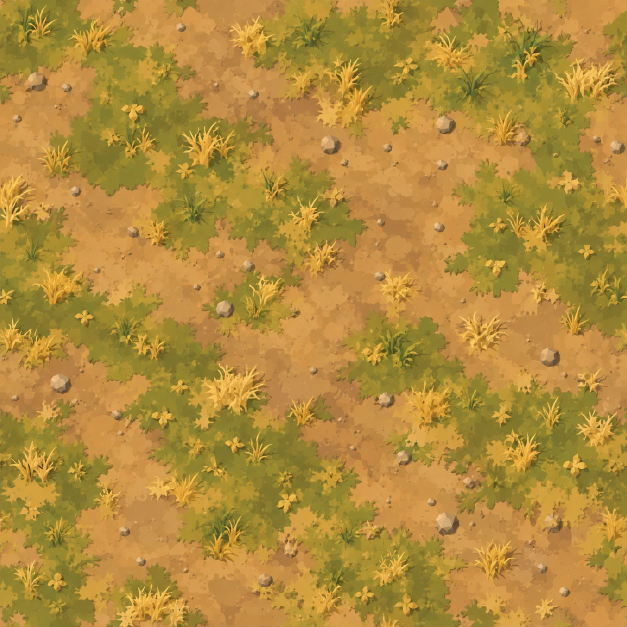
#> input picture art/env_grass/ground.webp, 1254 x 1254 px (shown at 1/2 size); its folder holds 3 pictures in this run
$ python gen_env.py
#> lines starting #> are read from the running program, lines starting #| are printed output that depends on the picture; after the words box and inside, x2 and y2 are one past the last pixel; in counts of white or black regions, pixels touching at a corner belong together
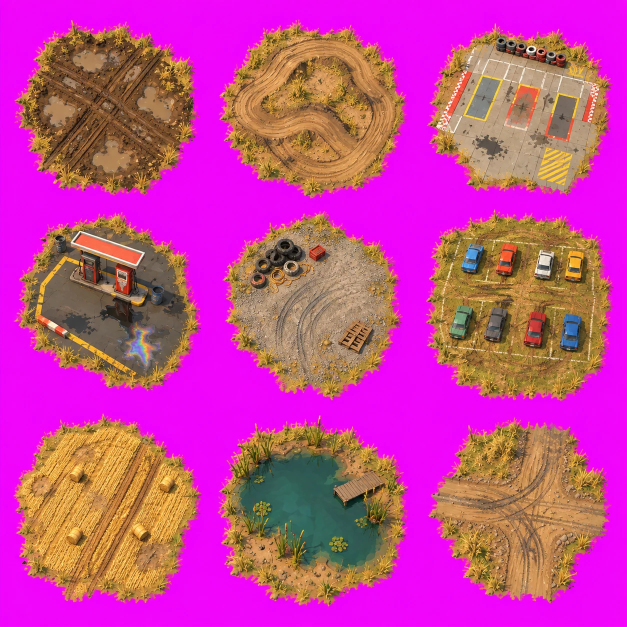
#> input picture art/env_grass/patches.webp, 1254 x 1254 px (shown at 1/2 size)
"""2D-окружение трасс: из листов ИИ-художника (art/env_<трасса>/) делает
атласы для игры и таблицу кусков.

  ground.*  -> assets/env/<трасса>/ground.png    бесшовная земля (как есть)
  <лист>.*  -> assets/env/<трасса>/<лист>.png    вырезанные куски, переупакованы

Фон листов — сплошной цвет-ключ (маджента у «Травы», зелёный у «Ночного
города», где маджента — цвет неона). Прозрачность считается по «силе
ключа» (для маджента min(R, B) - G, для зелёного G - max(R, B)), с краёв
снимается ореол ключевого цвета (despill), кромка съедается на 1 px.
Кусок = связные компоненты маски, чей центр лежит в его ячейке сетки (по
рамке клетки резать нельзя — объекты на листах вылезают за свою клетку);
куски переупаковываются в атлас без соседей.
Таблица пишется в scripts/Env<Трасса>Atlas.gd (генерируется, руками не
править — правится TRACKS здесь).

Запуск: python tools/gen_env.py [grass|neon]   (без аргумента — все)
"""
import glob
import os
import sys

import numpy as np
from PIL import Image, ImageFilter
from scipy import ndimage

ROOT = os.path.join(os.path.dirname(os.path.abspath(__file__)), "..")

# Трасса -> ключ фона и листы. Лист: (сетка, плоский, без освещения, куски).
# Кусок: (имя, размер в метрах) — у стоячих картонок размер — высота на
# экране, у плоских — ширина; "" — ячейку не брать. Размеры подобраны на
# глаз относительно машины ~4 м.
TRACKS = {
    "grass": {
        "key": "magenta",
        "sheets": {
            "patches": (3, True, False, [
                ("mud_pit", 30), ("moto_loop", 36), ("pit_pad", 30),
                ("fuel_station", 30), ("service_yard", 30), ("car_park", 34),
                ("stubble", 36), ("pond", 32), ("crossroads", 34),
            ]),
            "nature": (4, False, False, [
                ("birch", 9), ("birch_pair", 9), ("oak", 10), ("apple", 7),
                ("spruce", 11), ("poplars", 12), ("bush", 3.5), ("dry_shrub", 3),
                ("weeds", 2.5), ("haystack", 4.5), ("bales", 3), ("power_pole", 8),
                ("water_pump", 2), ("fence", 2), ("gate", 2), ("sunflowers", 2.5),
            ]),
            "race": (4, False, False, [
                ("stand_front", 8), ("stand_back", 8), ("tower", 10), ("tent", 5.5),
                ("shed", 5.5), ("tyre_wall", 3), ("tyre_pile", 2), ("cones", 1.5),
                ("flag", 5), ("billboard_front", 6.5), ("billboard_back", 6.5),
                ("floodlight", 12), ("fuel_pump", 2.5), ("jerrycans", 2),
                ("crates", 2.2), ("", 0),   # сгоревший остов — не берём
            ]),
        },
    },
    # Ночной город: картонки нарисованы уже ночными (окна и неон светятся
    # в самой картинке) — показываются без освещения сцены. Земля и
    # плоские куски освещены как земля.
    "neon": {
        "key": "green",
        "sheets": {
            "patches": (3, True, False, [
                ("car_meet", 32), ("drift_spot", 30), ("gas_station", 30),
                ("garage_yard", 30), ("port_yard", 34), ("plaza", 34),
                ("intersection", 34), ("roof_deck", 32), ("skate_plaza", 30),
            ]),
            "decals": (4, True, False, [
                ("", 0), ("", 0), ("", 0),   # следы шин зелёные, дым — мимо
                ("puddle_cyan", 4), ("puddle_pink", 4), ("puddle_orange", 4),
                ("oil_slick", 3.5), ("pool_orange", 6), ("pool_blue", 6),
                ("pool_violet", 6), ("manhole", 1.6), ("grate", 1.6),
                ("crosswalk", 5), ("start_line", 6), ("nitro_mark", 3),
                ("", 0),   # стекло зелёное — съедается ключом
            ]),
            "buildings": (4, False, True, [
                ("tower_cyan", 24), ("tower_slim", 26), ("office_curved", 13),
                ("tower_round", 22), ("tuning_shop", 9), ("car_wash", 8),
                ("diner", 7.5), ("nightclub", 10), ("car_park", 12),
                ("screen_store", 10), ("showroom", 9), ("corner_store", 8),
                ("hotel", 16), ("billboard_big", 9), ("skybridge", 12),
                ("mast", 20),
            ]),
            "street": (4, False, True, [
                ("lamp", 6), ("lamp_double", 6), ("traffic_red", 4.5),
                ("traffic_yellow", 4.5), ("bus_stop", 3.5), ("", 0),   # будка — британская
                ("vending", 2.4), ("billboard_front", 6.5),
                ("billboard_back", 6.5), ("neon_arrow", 4.5), ("power_pole", 8),
                ("barrier", 2), ("cones", 1.5), ("bench_bin", 1.8),
                ("taxi", 2.6), ("bus", 4.2),
            ]),
        },
    },
}

KEY_LO = 40.0    # сила ключа, ниже которой пиксель непрозрачен
KEY_HI = 170.0   # сила ключа, выше которой пиксель — фон
PAD = 4          # зазор между кусками в атласе, px (против протечки мипмапов)
ATLAS_W = 1280   # ширина собранного атласа, px
MIN_AREA = 25    # компоненты меньше — соринки, не объект


def key_out(img: Image.Image, key: str) -> np.ndarray:
#> called with key = 'magenta'
    a = np.asarray(img.convert("RGB")).astype(np.float32)
    r, g, b = a[..., 0], a[..., 1], a[..., 2]
    if key == "magenta":
        m = np.minimum(r, b) - g
    else:
        m = g - np.maximum(r, b)
    alpha = 1.0 - np.clip((m - KEY_LO) / (KEY_HI - KEY_LO), 0.0, 1.0)
    # Despill: убираем составляющую ключевого цвета у полупрозрачной
    # кромки и у пикселей с отсветом фона.
    spill = np.clip(m, 0.0, None)
    if key == "magenta":
        r, b = r - spill, b - spill
    else:
        g = g - spill
    # Кромку съедаем на 1 px: в ней остаётся смесь с фоном, которую despill
    # превращает в цветной ореол.
    a8 = Image.fromarray((alpha * 255.0).astype(np.uint8), "L")
    alpha = np.asarray(a8.filter(ImageFilter.MinFilter(3))).astype(np.float32) / 255.0
    out = np.dstack([r, g, b, alpha * 255.0])
    out[alpha <= 0.0, :3] = 0.0
    return np.clip(out, 0, 255).astype(np.uint8)


def cut(rgba: np.ndarray, grid: int, items: list) -> list:
    """[(имя, размер, RGBA-вырезка)] — пиксели соседей в вырезку не попадают."""
#> called with grid = 3
    h, w = rgba.shape[:2]
#> h = 1254; w = 1254
    mask = rgba[..., 3] > 128
#> mask: shape (1254, 1254) bool; 54% white; 4 black regions (2 under 20 px), largest, box (x1, y1, x2, y2) and area: (0, 0, 1254, 1254) 723165, (1085, 786, 1090, 791) 23
    # Склейка через 1 px: соседние объекты на листе почти касаются друг
    # друга, отлетевшие части (провода, травинки) идут в ячейку по центру.
    near = ndimage.binary_dilation(mask, iterations=1)
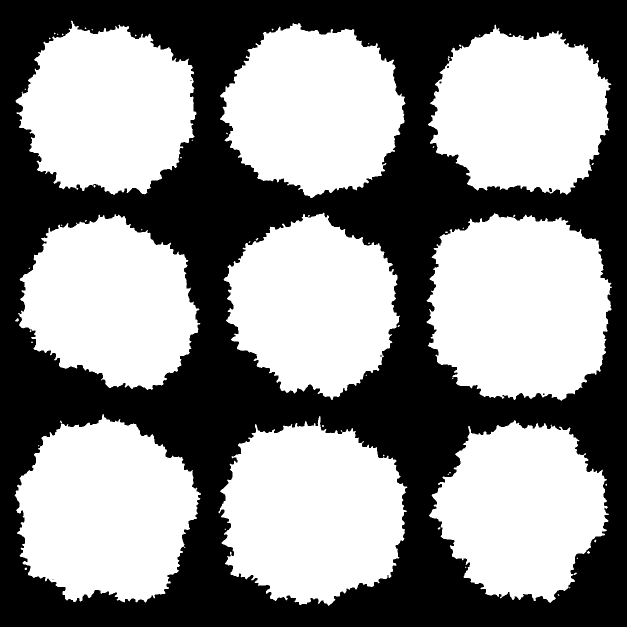
#> near: shape (1254, 1254) bool (shown at 1/2 size); 55% white; 8 black regions (6 under 20 px), largest, box (x1, y1, x2, y2) and area: (0, 0, 1254, 1254) 708074, (1098, 376, 1104, 384) 39
    labels, n = ndimage.label(near)
#> labels: shape (1254, 1254) int32; 76 distinct labels, from 0 to 75
#> n = 75
    labels[~mask] = 0
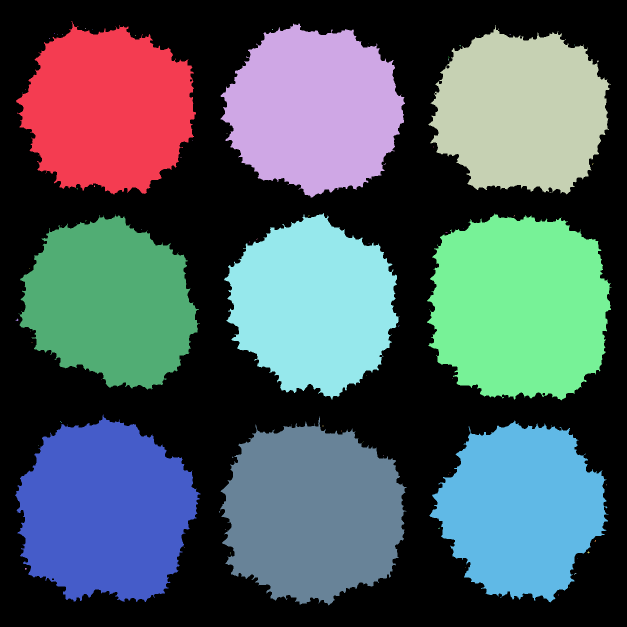
#> labels: shape (1254, 1254) int32 (shown at 1/2 size); 76 distinct labels, from 0 to 75; one colour per label, 0 black
    found = ndimage.find_objects(labels)
#> found = 75 items
    owner = {}   # метка -> индекс ячейки
    for lab in range(1, n + 1):
        sl = found[lab - 1]
        if sl is None or int((labels[sl] == lab).sum()) < MIN_AREA:
            continue
        cy, cx = ndimage.center_of_mass(labels == lab)
        owner[lab] = int(cy * grid / h) * grid + int(cx * grid / w)
#> this loop made 75 passes
#> (cy, cx) on passes 1, 2, 3, 29, 30, 31, 51, 52, 53: (219.4, 215.7), (219.7, 628.2), (223.5, 1042.2), (610.6, 626.6), (613.4, 1039.2), (605.2, 220.4), (1022.9, 210.5), (1026.1, 624.8), (1018.9, 1042.5)
#> after the loop, owner = 9 items
    out = []
    for i, (name, size) in enumerate(items):
        if not name:
            continue
        labs = [lab for lab, cell in owner.items() if cell == i]
        if not labs:
            raise SystemExit(f"пустая ячейка {name}")
        own = np.isin(labels, labs)
        ys, xs = np.nonzero(own)
        y0, y1, x0, x1 = ys.min(), ys.max() + 1, xs.min(), xs.max() + 1
        piece = rgba[y0:y1, x0:x1].copy()
        piece[~own[y0:y1, x0:x1]] = 0
        out.append((name, size, piece))
#> this loop made 9 passes
#> (labs, y0, y1, x0, x1) on passes 1 to 9: ([1], 42, 389, 32, 392), ([2], 47, 395, 441, 810), ([3], 50, 389, 857, 1222), ([31], 429, 779, 37, 400), ([29], 426, 799, 448, 799), ([30], 427, 801, 854, 1223), ([51], 829, 1204, 30, 401), ([52], 833, 1211, 438, 814), ([53], 841, 1205, 859, 1217)
#> pass 1, in cut, `piece = rgba[y0:y1, x0:x1].copy()`:
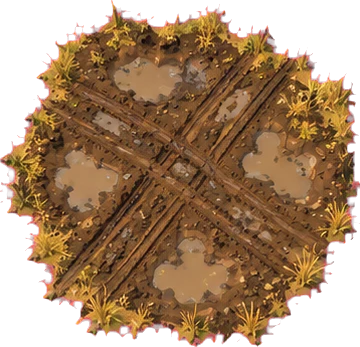
#> piece: shape (347, 360, 4); mean of channels 0, 1, 2, 3 98.6, 67.8, 39.6, 182.2; transparent parts drawn white
#> after the loop:
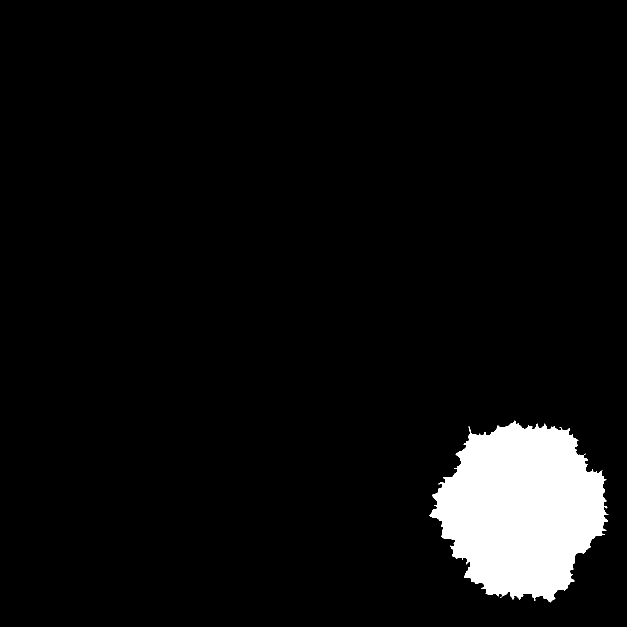
#> own: shape (1254, 1254) bool (shown at 1/2 size); 5.6% white; 2 white regions (1 under 20 px), largest, box (x1, y1, x2, y2) and area: (859, 841, 1217, 1205) 88355
#> after the loop:
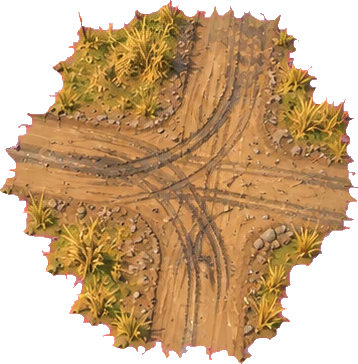
#> piece: shape (364, 358, 4); mean of channels 0, 1, 2, 3 119.5, 86.7, 50.2, 171.9; transparent parts drawn white
#> after the loop, out = 9 items
    return out


def pack(pieces: list) -> tuple:
    """Полочная упаковка по убыванию высоты. -> (атлас, [(имя, x, y, w, h, размер)])"""
    order = sorted(pieces, key=lambda p: -p[2].shape[0])
#> order = 9 items
    x = y = shelf = PAD
    placed = []
    for name, size, img in order:
        ph, pw = img.shape[:2]
        if x + pw + PAD > ATLAS_W:
            x, y = PAD, y + shelf + PAD
            shelf = 0
        placed.append((name, x, y, pw, ph, size, img))
        x += pw + PAD
        shelf = max(shelf, ph)
#> this loop made 9 passes
#> (name, size, ph, pw, x, y, shelf) on passes 4, 7: ('service_yard', 30, 373, 351, 359, 386, 373), ('moto_loop', 36, 348, 369, 377, 763, 348)
#> (name, size, ph, pw, x, shelf) on passes 1, 2, 3, 5, 6, 8: ('pond', 32, 378, 376, 384, 378), ('stubble', 36, 375, 371, 759, 378), ('car_park', 34, 374, 369, 1132, 378), ('crossroads', 34, 364, 358, 721, 373), ('fuel_station', 30, 350, 363, 1088, 373), ('mud_pit', 30, 347, 360, 741, 348)
#> after the loop, placed = 9 items; shelf = 348; x = 1110; y = 763
    atlas = np.zeros((y + shelf + PAD, ATLAS_W, 4), np.uint8)
    for name, x, y, pw, ph, size, img in placed:
        atlas[y:y + ph, x:x + pw] = img
#> this loop made 9 passes
#> (name, x, y, pw, ph, size) on passes 1 to 9: ('pond', 4, 4, 376, 378, 32), ('stubble', 384, 4, 371, 375, 36), ('car_park', 759, 4, 369, 374, 34), ('service_yard', 4, 386, 351, 373, 30), ('crossroads', 359, 386, 358, 364, 34), ('fuel_station', 721, 386, 363, 350, 30), ('moto_loop', 4, 763, 369, 348, 36), ('mud_pit', 377, 763, 360, 347, 30), ('pit_pad', 741, 763, 365, 339, 30)
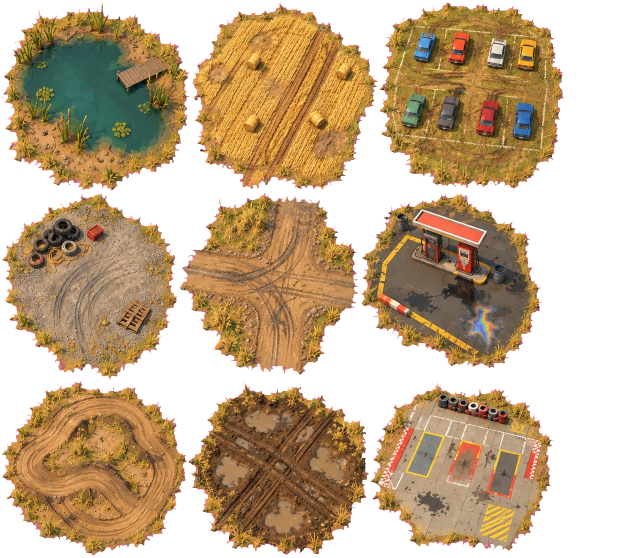
#> atlas: shape (1115, 1280, 4) (shown at 1/2 size); mean of channels 0, 1, 2, 3 94.8, 72, 43.1, 150.9; transparent parts drawn white
    names = [p[0] for p in pieces]
#> names = ['mud_pit', 'moto_loop', 'pit_pad', 'fuel_station', 'service_yard', 'car_park', 'stubble', 'pond', 'crossroads']
    rects = sorted(((n, x, y, pw, ph, s) for n, x, y, pw, ph, s, _ in placed),
            key=lambda r: names.index(r[0]))
#> rects = 9 items
    return atlas, rects


def source(src: str, stem: str) -> str:
    found = sorted(glob.glob(os.path.join(src, stem + ".*")))
    if not found:
        raise SystemExit(f"нет исходника {src}/{stem}.*")
    return found[0]


def build(track: str) -> None:
    cfg = TRACKS[track]
    src = os.path.join(ROOT, "art", "env_" + track)
    dst = os.path.join(ROOT, "assets", "env", track)
    res = "res://assets/env/%s/" % track
    os.makedirs(dst, exist_ok=True)
    Image.open(source(src, "ground")).convert("RGB").save(
            os.path.join(dst, "ground.png"))
    title = track.capitalize()
    lines = [
        "extends RefCounted",
        "## СГЕНЕРИРОВАНО tools/gen_env.py — руками не править.",
        f"## Куски атласов 2D-окружения трассы «{track}»:",
        "## имя -> [x, y, ширина, высота в px атласа, размер в метрах].",
        "## У картонок размер — высота на экране, у плоских кусков — ширина.",
        "",
        f'const GROUND := "{res}ground.png"',
        "",
    ]
    table = []
    for sheet, (grid, flat, unshaded, items) in cfg["sheets"].items():
        rgba = key_out(Image.open(source(src, sheet)), cfg["key"])
        atlas, rects = pack(cut(rgba, grid, items))
#> rects = 9 items
        Image.fromarray(atlas, "RGBA").save(os.path.join(dst, sheet + ".png"))
        lines.append(f"const {sheet.upper()} := {{")
        for name, x, y, w, h, size in rects:
            lines.append(f'\t"{name}": [{x}, {y}, {w}, {h}, {float(size)}],')
#> this loop made 9 passes
#> after the loop, lines = 18 items
        lines.append("}")
        lines.append("")
        table.append(f'\t"{sheet}": ["{res}{sheet}.png", {sheet.upper()}, '
                f"{str(flat).lower()}, {str(unshaded).lower()}],")
        print(track, sheet, len(rects), "pieces, atlas",
                atlas.shape[1], "x", atlas.shape[0])
#| grass patches 9 pieces, atlas 1280 x 1115
    lines.append("## Лист -> [атлас, куски, плоский (лежит на земле), без освещения].")
    lines.append("const SHEETS := {")
    lines += table
    lines.append("}")
    lines.append("")
    path = os.path.join(ROOT, "scripts", f"Env{title}Atlas.gd")
    with open(path, "w", encoding="utf-8", newline="\n") as f:
        f.write("\n".join(lines))
    print("->", os.path.relpath(path, ROOT))


for t in (sys.argv[1:] or list(TRACKS)):
#> (the run stopped early here; a loop or call above may not have finished)
